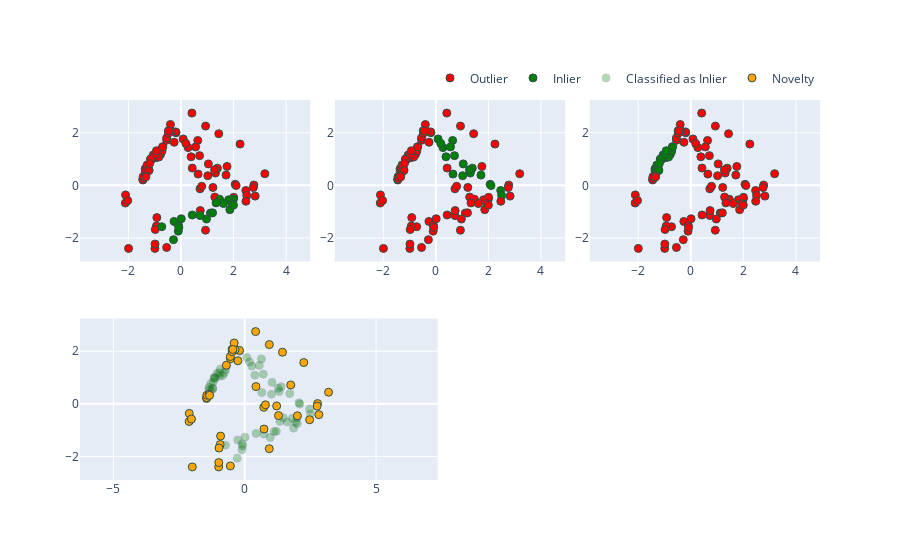

Notebook source saved alongside this figure:
### Code cell
# Create subplots
fig = make_subplots(
    rows=2, cols=6,
    specs=[
    [{"colspan": 2}, None, {"colspan": 2}, None, {"colspan": 2}, None],
    [{"colspan": 3}, None, None, {"colspan": 3}, None, None]
    ]
    
)

size = 8

XGreen = X1[preds1 == 1]
XRed = X1[preds1 == -1]


fig.add_trace(
    go.Scatter(
        x=XRed[:, 0],
        y=XRed[:, 1],
        name="Outlier",
        mode="markers",
        marker=dict(
            color="red",
            size=size,
            line=dict(
                color="DarkSlateGrey",
                width=1
            ),
        )
    ),
    row=1, col=1
)

fig.add_trace(
    go.Scatter(
        x=XGreen[:, 0],
        y=XGreen[:, 1],
        name="Inlier",
        mode="markers",
        marker=dict(
            color="green",
            size=size,
            line=dict(
                color="DarkSlateGrey",
                width=1
            ),

        )
    ),
    row=1, col=1
)

fig.add_trace(
    go.Scatter(
        x=X1[:, 0],
        y=X1[:, 1],
        mode="markers",
        marker=dict(
            color=colors1,
            size=size,
            line=dict(
                color="DarkSlateGrey",
                width=1
            )
        ),
        showlegend=False,
        name="Novelty"
    ),
    row=1, col=3,
)

fig.add_trace(
    go.Scatter(
        showlegend=False,
        x=X1[:, 0],
        y=X1[:, 1],
        mode="markers",
        marker=dict(
            color=colors2,
            size=size,
            line=dict(
                color="DarkSlateGrey",
                width=1
            )
        ),
    ),
    row=1, col=5
)

XNovel = X1[novel == 1]
XInlier = X1[novel == 0]

fig.add_trace(
    go.Scatter(
        x=XInlier[:, 0],
        y=XInlier[:, 1],
        mode="markers",
        marker=dict(
            color="green",
            opacity=0.3,
            size=size,
            line=dict(
                color="DarkSlateGrey",
                width=1,
            )
        ),
        name="Classified as Inlier"
    ),
    row=2, col=1
)

fig.add_trace(
    go.Scatter(
        x=XNovel[:, 0],
        y=XNovel[:, 1],
        mode="markers",
        name="Novelty",
        marker=dict(
            color="orange",
            size=size,
            line=dict(
                color="DarkSlateGrey",
                width=1
            )
        )
    ),
    row=2, col=1
)



# Legend: horizontal along the bottom
fig.update_layout(
    legend=dict(
        orientation="h",
        yanchor="bottom",
        y=1.02,
        xanchor="right",
        x=1 
    )   
)



# Set axis equal
fig.update_xaxes(scaleanchor="y", scaleratio=1)
fig.update_yaxes(scaleanchor="x", scaleratio=1)


fig.show()
# fig.write_image("Example_SVM.png", width=1000, height=1000, scale=4)

### Figure 1 — Plotly figure (JSON) as saved in the notebook; plotly's stock layout.template omitted (floating-point values rounded to 4 significant figures)
{"data": [{"marker": {"color": "red", "line": {"color": "DarkSlateGrey", "width": 1}, "size": 8}, "mode": "markers", "name": "Outlier", "type": "scatter", "x": [-0.9524, -0.5399, -1.359, -1.053, 2.774, -1.219, 2.468, 2.824, 0.4174, 0.9355, -2.108, 1.312, -0.1869, 2.504, 1.439, 1.388, 1.753, -1.993, 1.279, 2.25, 0.6399, -2.114, -1.153, -0.7726, -0.6973, 1.288, 0.2723, -1.359, -2.024, -1.122, -0.7222, -0.4791, -0.9164, -1.288, -1.448, -0.1975, 0.7351, 0.5579, -1.45, 0.7094, 2.006, -0.5455, 3.191, 0.7268, 2.472, -0.6909, 0.08538, 0.7911, -1.437, -0.8435, 0.3857, -0.932, 2.065, 1.021, -0.9765, 0.9384, 2.099, -1.295, -0.3615, -0.5439, 2.755, -1.212, 1.217, -1.356, -0.9683, -0.9892, 0.6523, -1.336, -1.158, -0.9313, 1.043, -0.3995, 0.1881, -0.9847, -0.4745, -1.193, -0.258, -0.451, 0.4305, 1.716], "xaxis": "x", "y": [1.053, 1.716, 0.6272, 1.153, 0.01109, 0.5899, -0.1959, -0.4098, 2.749, -1.707, -0.3635, 0.4684, 2.002, -0.3853, 1.965, 0.653, 0.7183, -2.4, 0.5913, 1.571, 1.707, -0.6717, 1.002, 1.18, 1.467, -0.4465, 1.435, 0.5429, -0.5788, 0.974, 1.303, 2.075, -1.227, 0.7725, 0.2035, 2.033, -0.9596, 1.462, 0.2383, 1.13, -0.4559, 1.801, 0.4426, -0.1312, -0.6057, 1.459, 1.764, -0.03674, 0.3305, 1.077, 1.088, -1.546, 0.03868, 0.367, -1.68, 2.255, -0.008019, 0.4999, 2.064, -2.363, -0.08544, 0.5676, -0.07865, 0.361, 1.177, -2.4, 0.4287, 0.322, 0.99, 1.317, 0.8163, 2.315, 1.593, -2.235, 1.986, 0.8326, 1.639, 2.068, 0.6562, 0.391], "yaxis": "y"}, {"marker": {"color": "green", "line": {"color": "DarkSlateGrey", "width": 1}, "size": 8}, "mode": "markers", "name": "Inlier", "type": "scatter", "x": [1.999, 0.4313, 1.861, 0.7292, 1.47, -0.1013, 1.815, 1.62, -0.7304, 1.338, -0.2626, -0.09437, -0.2831, 1.123, 1.937, 1.204, 0.01237, 0.972, 2.0, -0.07929], "xaxis": "x", "y": [-0.5226, -1.128, -0.9247, -1.149, -0.5301, -1.743, -0.5504, -0.6923, -1.575, -0.6674, -1.374, -1.522, -2.067, -1.055, -0.6989, -1.047, -1.27, -1.282, -0.7524, -1.603], "yaxis": "y"}, {"marker": {"color": ["red", "red", "red", "red", "red", "red", "red", "red", "red", "red", "green", "red", "red", "red", "red", "red", "green", "green", "green", "red", "green", "red", "red", "red", "green", "red", "green", "red", "red", "red", "red", "red", "red", "red", "green", "red", "red", "red", "red", "red", "red", "red", "red", "red", "red", "red", "red", "red", "green", "red", "green", "red", "red", "red", "red", "red", "red", "red", "green", "red", "red", "red", "red", "green", "red", "green", "green", "red", "red", "red", "green", "red", "red", "red", "red", "red", "red", "red", "red", "red", "red", "green", "red", "red", "red", "green", "red", "green", "red", "red", "red", "red", "red", "red", "red", "red", "red", "red", "red", "green"], "line": {"color": "DarkSlateGrey", "width": 1}, "size": 8}, "mode": "markers", "name": "Novelty", "showlegend": false, "type": "scatter", "x": [-0.9524, -0.5399, 1.999, -1.359, -1.053, 2.774, 0.4313, 1.861, 0.7292, -1.219, 2.468, 2.824, 0.4174, 0.9355, -2.108, 1.47, 1.312, -0.1869, 2.504, 1.439, 1.388, 1.753, -0.1013, -1.993, 1.279, 2.25, 0.6399, -2.114, -1.153, -0.7726, -0.6973, 1.815, 1.62, 1.288, 0.2723, -1.359, -2.024, -1.122, -0.7222, -0.4791, -0.7304, -0.9164, -1.288, 1.338, -1.448, -0.2626, -0.1975, 0.7351, 0.5579, -1.45, 0.7094, 2.006, -0.09437, -0.5455, 3.191, 0.7268, 2.472, -0.6909, 0.08538, -0.2831, 0.7911, -1.437, -0.8435, 0.3857, -0.932, 2.065, 1.021, -0.9765, 0.9384, 1.123, 2.099, -1.295, -0.3615, -0.5439, 1.937, 2.755, -1.212, 1.217, -1.356, -0.9683, -0.9892, 0.6523, -1.336, -1.158, -0.9313, 1.043, -0.3995, 0.1881, -0.9847, -0.4745, 1.204, -1.193, 0.01237, 0.972, -0.258, 2.0, -0.451, -0.07929, 0.4305, 1.716], "xaxis": "x2", "y": [1.053, 1.716, -0.5226, 0.6272, 1.153, 0.01109, -1.128, -0.9247, -1.149, 0.5899, -0.1959, -0.4098, 2.749, -1.707, -0.3635, -0.5301, 0.4684, 2.002, -0.3853, 1.965, 0.653, 0.7183, -1.743, -2.4, 0.5913, 1.571, 1.707, -0.6717, 1.002, 1.18, 1.467, -0.5504, -0.6923, -0.4465, 1.435, 0.5429, -0.5788, 0.974, 1.303, 2.075, -1.575, -1.227, 0.7725, -0.6674, 0.2035, -1.374, 2.033, -0.9596, 1.462, 0.2383, 1.13, -0.4559, -1.522, 1.801, 0.4426, -0.1312, -0.6057, 1.459, 1.764, -2.067, -0.03674, 0.3305, 1.077, 1.088, -1.546, 0.03868, 0.367, -1.68, 2.255, -1.055, -0.008019, 0.4999, 2.064, -2.363, -0.6989, -0.08544, 0.5676, -0.07865, 0.361, 1.177, -2.4, 0.4287, 0.322, 0.99, 1.317, 0.8163, 2.315, 1.593, -2.235, 1.986, -1.047, 0.8326, -1.27, -1.282, 1.639, -0.7524, 2.068, -1.603, 0.6562, 0.391], "yaxis": "y2"}, {"marker": {"color": ["green", "red", "red", "green", "green", "red", "red", "red", "red", "green", "red", "red", "red", "red", "red", "red", "red", "red", "red", "red", "red", "red", "red", "red", "red", "red", "red", "red", "green", "green", "red", "red", "red", "red", "red", "green", "red", "green", "green", "red", "red", "red", "green", "red", "red", "red", "red", "red", "red", "red", "red", "red", "red", "red", "red", "red", "red", "green", "red", "red", "red", "red", "green", "red", "red", "red", "red", "red", "red", "red", "red", "green", "red", "red", "red", "red", "green", "red", "red", "green", "red", "red", "red", "green", "green", "red", "red", "red", "red", "red", "red", "green", "red", "red", "red", "red", "red", "red", "red", "red"], "line": {"color": "DarkSlateGrey", "width": 1}, "size": 8}, "mode": "markers", "showlegend": false, "type": "scatter", "x": [-0.9524, -0.5399, 1.999, -1.359, -1.053, 2.774, 0.4313, 1.861, 0.7292, -1.219, 2.468, 2.824, 0.4174, 0.9355, -2.108, 1.47, 1.312, -0.1869, 2.504, 1.439, 1.388, 1.753, -0.1013, -1.993, 1.279, 2.25, 0.6399, -2.114, -1.153, -0.7726, -0.6973, 1.815, 1.62, 1.288, 0.2723, -1.359, -2.024, -1.122, -0.7222, -0.4791, -0.7304, -0.9164, -1.288, 1.338, -1.448, -0.2626, -0.1975, 0.7351, 0.5579, -1.45, 0.7094, 2.006, -0.09437, -0.5455, 3.191, 0.7268, 2.472, -0.6909, 0.08538, -0.2831, 0.7911, -1.437, -0.8435, 0.3857, -0.932, 2.065, 1.021, -0.9765, 0.9384, 1.123, 2.099, -1.295, -0.3615, -0.5439, 1.937, 2.755, -1.212, 1.217, -1.356, -0.9683, -0.9892, 0.6523, -1.336, -1.158, -0.9313, 1.043, -0.3995, 0.1881, -0.9847, -0.4745, 1.204, -1.193, 0.01237, 0.972, -0.258, 2.0, -0.451, -0.07929, 0.4305, 1.716], "xaxis": "x3", "y": [1.053, 1.716, -0.5226, 0.6272, 1.153, 0.01109, -1.128, -0.9247, -1.149, 0.5899, -0.1959, -0.4098, 2.749, -1.707, -0.3635, -0.5301, 0.4684, 2.002, -0.3853, 1.965, 0.653, 0.7183, -1.743, -2.4, 0.5913, 1.571, 1.707, -0.6717, 1.002, 1.18, 1.467, -0.5504, -0.6923, -0.4465, 1.435, 0.5429, -0.5788, 0.974, 1.303, 2.075, -1.575, -1.227, 0.7725, -0.6674, 0.2035, -1.374, 2.033, -0.9596, 1.462, 0.2383, 1.13, -0.4559, -1.522, 1.801, 0.4426, -0.1312, -0.6057, 1.459, 1.764, -2.067, -0.03674, 0.3305, 1.077, 1.088, -1.546, 0.03868, 0.367, -1.68, 2.255, -1.055, -0.008019, 0.4999, 2.064, -2.363, -0.6989, -0.08544, 0.5676, -0.07865, 0.361, 1.177, -2.4, 0.4287, 0.322, 0.99, 1.317, 0.8163, 2.315, 1.593, -2.235, 1.986, -1.047, 0.8326, -1.27, -1.282, 1.639, -0.7524, 2.068, -1.603, 0.6562, 0.391], "yaxis": "y3"}, {"marker": {"color": "green", "line": {"color": "DarkSlateGrey", "width": 1}, "opacity": 0.3, "size": 8}, "mode": "markers", "name": "Classified as Inlier", "type": "scatter", "x": [-0.9524, 1.999, -1.359, -1.053, 0.4313, 1.861, 0.7292, -1.219, 2.468, 1.47, 1.312, -0.1869, 2.504, 1.388, -0.1013, 1.279, 0.6399, -1.153, -0.7726, 1.815, 1.62, 0.2723, -1.359, -1.122, -0.7222, -0.7304, -1.288, 1.338, -0.2626, 0.5579, 0.7094, -0.09437, -0.6909, 0.08538, -0.2831, -0.8435, 0.3857, 2.065, 1.021, 1.123, 2.099, -1.295, 1.937, -1.212, -0.9683, 0.6523, -1.158, -0.9313, 1.043, 0.1881, 1.204, -1.193, 0.01237, 0.972, 2.0, -0.07929, 1.716], "xaxis": "x4", "y": [1.053, -0.5226, 0.6272, 1.153, -1.128, -0.9247, -1.149, 0.5899, -0.1959, -0.5301, 0.4684, 2.002, -0.3853, 0.653, -1.743, 0.5913, 1.707, 1.002, 1.18, -0.5504, -0.6923, 1.435, 0.5429, 0.974, 1.303, -1.575, 0.7725, -0.6674, -1.374, 1.462, 1.13, -1.522, 1.459, 1.764, -2.067, 1.077, 1.088, 0.03868, 0.367, -1.055, -0.008019, 0.4999, -0.6989, 0.5676, 1.177, 0.4287, 0.99, 1.317, 0.8163, 1.593, -1.047, 0.8326, -1.27, -1.282, -0.7524, -1.603, 0.391], "yaxis": "y4"}, {"marker": {"color": "orange", "line": {"color": "DarkSlateGrey", "width": 1}, "size": 8}, "mode": "markers", "name": "Novelty", "type": "scatter", "x": [-0.5399, 2.774, 2.824, 0.4174, 0.9355, -2.108, 1.439, 1.753, -1.993, 2.25, -2.114, -0.6973, 1.288, -2.024, -0.4791, -0.9164, -1.448, -0.1975, 0.7351, -1.45, 2.006, -0.5455, 3.191, 0.7268, 2.472, 0.7911, -1.437, -0.932, -0.9765, 0.9384, -0.3615, -0.5439, 2.755, 1.217, -1.356, -0.9892, -1.336, -0.3995, -0.9847, -0.4745, -0.258, -0.451, 0.4305], "xaxis": "x4", "y": [1.716, 0.01109, -0.4098, 2.749, -1.707, -0.3635, 1.965, 0.7183, -2.4, 1.571, -0.6717, 1.467, -0.4465, -0.5788, 2.075, -1.227, 0.2035, 2.033, -0.9596, 0.2383, -0.4559, 1.801, 0.4426, -0.1312, -0.6057, -0.03674, 0.3305, -1.546, -1.68, 2.255, 2.064, -2.363, -0.08544, -0.07865, 0.361, -2.4, 0.322, 2.315, -2.235, 1.986, 1.639, 2.068, 0.6562], "yaxis": "y4"}], "layout": {"legend": {"orientation": "h", "x": 1, "xanchor": "right", "y": 1.02, "yanchor": "bottom"}, "xaxis": {"anchor": "y", "domain": [0, 0.3111], "scaleanchor": "y", "scaleratio": 1}, "xaxis2": {"anchor": "y2", "domain": [0.3444, 0.6556], "scaleanchor": "y", "scaleratio": 1}, "xaxis3": {"anchor": "y3", "domain": [0.6889, 1], "scaleanchor": "y", "scaleratio": 1}, "xaxis4": {"anchor": "y4", "domain": [0, 0.4833], "scaleanchor": "y", "scaleratio": 1}, "xaxis5": {"anchor": "y5", "domain": [0.5167, 1], "scaleanchor": "y", "scaleratio": 1}, "yaxis": {"anchor": "x", "domain": [0.575, 1], "scaleanchor": "x", "scaleratio": 1}, "yaxis2": {"anchor": "x2", "domain": [0.575, 1], "scaleanchor": "x", "scaleratio": 1}, "yaxis3": {"anchor": "x3", "domain": [0.575, 1], "scaleanchor": "x", "scaleratio": 1}, "yaxis4": {"anchor": "x4", "domain": [0, 0.425], "scaleanchor": "x", "scaleratio": 1}, "yaxis5": {"anchor": "x5", "domain": [0, 0.425], "scaleanchor": "x", "scaleratio": 1}}}
